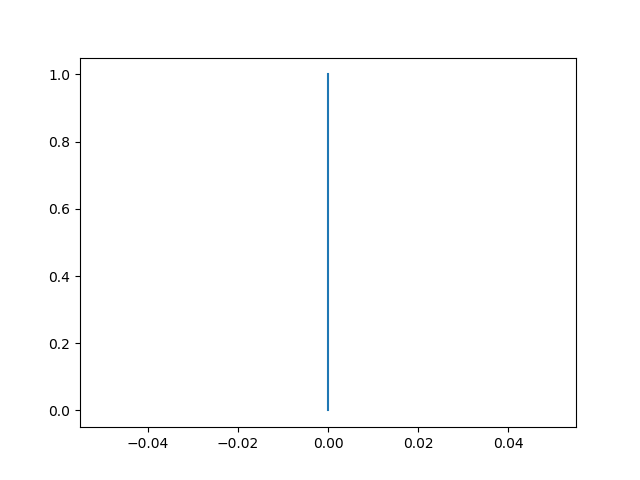

The script that saved this image:
from argparse import ArgumentParser
import matplotlib
matplotlib.use("TkAgg")
from matplotlib import pyplot as plt
import numpy as np
from numba import jit

parser = ArgumentParser(description="")
parser.add_argument('--reduction', '-r', default=0.6, type=float,
                    help="ratio of daughter and parent branch")
parser.add_argument('--generations', '-g', default=5, type=int,
                    help="number of generations of branches")
parser.add_argument('--angle', '-a', default=0.1, type=float,
                    help="branching angle of each successive"
                    + "generations")
parser.add_argument('--first', '-f', default=1, type=float,
                    help="sets the size of the first branch")

arguments = parser.parse_args()


@jit(nopython=True, cache=True)
def calculate_coords_and_plot(parent_branches, size, angular_step,
                              isLeft, plot=True):
    """ This function calculates the coordinates for the next branch
    and plots each generation of branches at once.
    """

    if isLeft:
        new_angles = parent_branches[:, 2] - angular_step
    else:
        new_angles = parent_branches[:, 2] + angular_step

    new_xs = parent_branches[:, 0] + size * np.sin(new_angles)
    new_ys = parent_branches[:, 1] + size * np.cos(new_angles)

    # if plot:
    #    plt.plot([parent_branches[:, 0], new_xs],
    #             [parent_branches[:, 1], new_ys])

    daughter_branches = np.dstack((new_xs, new_ys, new_angles))

    return daughter_branches


def run(branch_reduction, generations, branching_angle, branch_size,
        plot=True):
    """This function runs the entire simulation.
    """
    origin_branch = np.array([[0, 0], [0, branch_size]])

    if plot:
        plt.plot(origin_branch[0], origin_branch[1])

    branches = np.array((0, branch_size, 0), ndmin=2)
    i = 0
    while i < generations:
        branch_size *= branch_reduction

        left_branches = calculate_coords_and_plot(branches, branch_size,
                                                  branching_angle, True,
                                                  plot)
        right_branches = calculate_coords_and_plot(branches,
                                                   branch_size,
                                                   branching_angle,
                                                   False, plot)

        new_branches = np.append(left_branches[0], right_branches[0],
                                 axis=0)
        i += 1
        branches = new_branches

    if plot:
        plt.savefig("tree_np.png")


if __name__ == "__main__":
    run(arguments.reduction, arguments.generations,
        arguments.angle, arguments.first)
